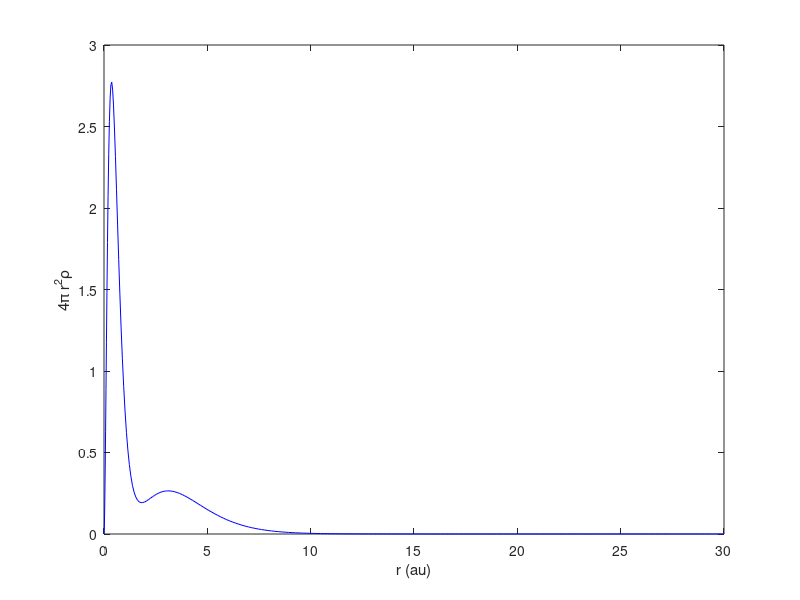

Recreate this plot in MATLAB.
% This matlab code computes the ground state energy of lithium (Li) atom by
% solving the Kohn-Sham (KS) equation in the local-density-approximation
% (LDA) of the density-functional theory (dft) [1]. The exchange and correlation contribution (E_xc) is computed in the Vosko, Wilk, and
% Nusair (VWN) approximation [2]. The obtained energy value is compared
% with available data [3]. 
%
% The Hamiltonian is approximated with the Legendre pseudo-spectral method
% [4]. The atomic unit (au) is used in the calculation.
%
% Refs: 
% [1] R.G. Parr and W. Yang, Density-Functional Theory of Atoms and Molecules (Oxford University Press, Oxford, 1989);
% [2] S.H. Vosko, L. Wilk, and M. Nusair, Can. J. Phys. 58, 1200 (1980); S.H. Vosko and L. Wilk, Phys. Rev. B 22, 3812 (1980).;
% [3] https://www.nist.gov/pml/atomic-reference-data-electronic-structure-calculations.
% [4] Ts Tsogbayar and M Horbatsch 2013 J. Phys. B: At. Mol. Opt. Phys. 46 085004; Tsogbayar Tsednee and Danny L Yeager 2017 Chinese Phys. B 26 083101;  
% https://yorkspace.library.yorku.ca/xmlui/bitstream/handle/10315/28160/Tsednee_Tsogbayar_2014_PhD.pdf?sequence=2
% 
% Written by Tsogbayar Tsednee (PhD)
% Email: tsog215@gmail.com
% July 24, 2023 & University of North Dakota 
%
function [] = Li_dft_lda_vwn
%
clear; clc;
format long
%
clear; clc;
Z = 3.;   % charge of lithium nucleus; 
N = 4*64;   % number of grid point; you may change it
rb = 0.0; % beginning point of coordinate r 
re = 30.; % ending point of coordnate r; you may change it
% unit used here is atomic unit
%%%
itermax = 100; tol = 10^(-8);
alf = 0.95; 
%
a = rb;
b = re;
%
[r,wr,D] = legDC2(N,a,b);
wr = wr(2:N);
r = r(2:N);
D2 = (2/(b-a))^2*D^2;
D2 = D2(2:N,2:N);
%
[En_1s, rho_1s] = H0_eig_val(D2,wr,r,Z,1,1,0); % ns = 1 & 1s orbital
[En_2s, rho_2s] = H0_eig_val(D2,wr,r,Z,2,2,0); % ns = 2 & 2s orbital
%
[En_1s, En_2s];
%
rho_old = 2.*rho_1s + 1.*rho_2s; 
%
x_alpha = 3./4;
%
ac1 = 0.0621814/2;
bc1 = 3.72744;
cc1 = 12.9352;
x0 = -0.10498;
%
n_xc = 1.; % if n_xc = 0, X-lapha; n_xc = 1, LDA-VWN;
%
for iter = 1:itermax
    %
    iter
    rho_ = rho_old;
    %
    f_rhs_11 = -4.*pi.*r.*(rho_./Z); %
%
    u_11 = D2\f_rhs_11;
    u_11 = u_11 + r./(b-a); %  for spherical symmetry
    %u_11 = [0; u_11; 0];
    Vpois_11 = u_11./r ;
    %
    V_ex = -(3./pi).^(1/3).*rho_.^(1/3);
    eps_e = x_alpha.*V_ex;
    %%%
    rs = (3./(4.*pi.*rho_)).^(1/3);
    %%%%%%%%%%%%%%%%%%%%%%%%%%%%%%%%%%%%%%%%%%%%
    %%% Vosko-Wilk-Nusair correlation & VWM5
    x = rs.^(1/2);
    Xx = x.^2 + bc1.*x + cc1;
    Xx0 = x0^2 + bc1.*x0 + cc1;
    Q = sqrt(4.*cc1 - bc1^2);
    %
    t2 = Q./(2.*x + bc1);
    t1 = log((x-x0).^2./(Xx)) + (2.*(bc1+2.*x0)./Q).*atan(t2);
    t = log(x.^2./Xx) + (2.*bc1./Q).*atan(t2) - (bc1.*x0.*t1)./Xx0;
    eps_c = ac1.*t;
    V_corr = eps_c - (ac1./3).* (cc1.*(x - x0) - bc1.*x.*x0)./((x-x0).*(rs+bc1.*x+cc1));        
    %%%%%%%%%%%%%%%%%%%%%%%%%%%%%%%%%%%%%%%%%%%%
    %
    %[En, rho_ks]    = H_KS_eig_val(D2,wr,r,Z, ns, wf_ind, ell, Vpois_11,V_ex, V_corr)
    [En_1s, rho_1s_] = H_KS_eig_val(D2,wr,r,Z, 1., 1., 0., Vpois_11,V_ex, n_xc.*V_corr); % KS: 1s orbital
    [En_2s, rho_2s_] = H_KS_eig_val(D2,wr,r,Z, 2., 2., 0., Vpois_11,V_ex, n_xc.*V_corr); % KS: 2s orbital    
    %
    rho_new = 2.*rho_1s_ + 1.*rho_2s_;
    %
    rho_n = alf.*rho_new + (1.-alf).*rho_;
    %
    if (abs(rho_n - rho_old) < tol)
        break
    end
    %
    rho_old = rho_n; 

end
%%%
[En_1s, En_2s] ;% 1s and 2s orbital energies
%
Vee = sum(wr.*rho_old.*Vpois_11.*r.*r.*4.*pi);
%
E_x = sum(wr.*rho_old.*eps_e.*r.*r.*4.*pi) ;
V_x = sum(wr.*rho_old.*V_ex.*r.*r.*4.*pi) ;
V_c = sum(wr.*rho_old.*V_corr.*r.*r.*4.*pi) ;
E_c = sum(wr.*rho_old.*eps_c.*r.*r.*4.*pi);
%
En_xc = (E_x + n_xc.*E_c ) - (V_x + n_xc.*V_c);
%
En_total_gr_au = (2.*En_1s + 1.*En_2s) - 0.5*Z.*Vee + En_xc ;
%
[En_1s, En_2s, En_total_gr_au]
%[-1.878563764829083  -0.105539659927303  -7.335195188614042] vs
%[-1.878564,          -0.105540,          -7.335195] from https://www.nist.gov/pml/atomic-reference-data-electronic-structure-calculations/atomic-reference-data-electronic-7-2
%%%

plot(r, rho_n.*4*pi.*r.^2, 'b')
ylabel('4\pi r^{2}\rho')
xlabel('r (au)')

%%%
return
end

%%%
function [En, rho] = H0_eig_val(D2,wr,r,Z,ns,wf_ind,ell)
%
%%%
H_ham = -0.5.*D2 + diag(ell*(ell+1)./(2.*r.^2)) - diag(Z./r);
[Vec,En] = eig(H_ham);                                     % Eigenvalue problem
En = diag(En);
[foo, ij] = sort(En);
En = En(ij);
%[En(1),En(2),En(3),En(4),En(5)];
%           
Vec = Vec(:,ij);                       % The unnormalized eigenfunctions
V1 = Vec(:,wf_ind);                         % The unnormalized eigenfunction for the ground state,
%V1 = [0.,;V1,;0.];
n_c = sum(wr.*V1.*V1.*4.*pi);
V1 = 1./sqrt(n_c).*V1;
R = V1./r;
rho = R.*R; 
%
En = En(ns);
%%%
return
end
%%%
%%%
function [En, rho_ks] = H_KS_eig_val(D2,wr,r,Z, ns, wf_ind, ell, Vpois_11,V_ex, V_corr)
%
%%%
H_ham = -0.5.*D2 + diag(ell*(ell+1)./(2.*r.^2)) - diag(Z./r) + Z.*diag(Vpois_11) + diag(V_ex) + diag(V_corr);
[Vec,En] = eig(H_ham);                                     % Eigenvalue problem
En = diag(En);
[foo, ij] = sort(En);
En = En(ij);
%[En(1),En(2),En(3),En(4),En(5)];
%           
Vec = Vec(:,ij);                       % The unnormalized eigenfunctions
V1 = Vec(:,wf_ind);                         % The unnormalized eigenfunction for the ground state,
%V1 = [0.,;V1,;0.];
n_c = sum(wr.*V1.*V1.*4.*pi);
V1 = 1./sqrt(n_c).*V1;
R = V1./r;
rho_ks = R.*R; 
%
En = En(ns);
%%%
return
end
%%%
%%%
        function [xi,w,D]=legDC2(N,a,b)
            
            %%%%%%%%%%%%%%%%%%%%%%%%%%%%%%%%%%%%%%%%%%%%%%%%%%%%%%%%%%%%%%%%%%%%%%%%%%%%%%%%
            %
            % legDc.m
            %
            % Computes the Legendre differentiation matrix with collocation at the
            % Legendre-Gauss-Lobatto nodes.
            %
            % Reference:
            %   C. Canuto, M. Y. Hussaini, A. Quarteroni, T. A. Tang, "Spectral Methods
            %   in Fluid Dynamics," Section 2.3. Springer-Verlag 1987
            %
            % Written by Greg von Winckel - 05/26/2004
            % Contact: gregvw@chtm.unm.edu
            %
            %%%%%%%%%%%%%%%%%%%%%%%%%%%%%%%%%%%%%%%%%%%%%%%%%%%%%%%%%%%%%%%%%%%%%%%%%%%%%%%%
            
            
            % Truncation + 1
            N1=N+1;
            
            % CGL nodes
            xc=cos(pi*(0:N)/N)';
            
            % Uniform nodes
            xu=linspace(-1,1,N1)';
            
            % Make a close first guess to reduce iterations
            if N<3
                x=xc;
            else
                x=xc+sin(pi*xu)./(4*N);
            end
            
            % The Legendre Vandermonde Matrix
            P=zeros(N1,N1);
            
            % Compute P_(N) using the recursion relation
            % Compute its first and second derivatives and
            % update x using the Newton-Raphson method.
            
            xold=2;
            while max(abs(x-xold))>eps
                
                xold=x;
                
                P(:,1)=1;    P(:,2)=x;
                
                for k=2:N
                    P(:,k+1)=( (2*k-1)*x.*P(:,k)-(k-1)*P(:,k-1) )/k;
                end
                
                x=xold-( x.*P(:,N1)-P(:,N) )./( N1*P(:,N1) );
            end
            
            X=repmat(x,1,N1);
            Xdiff=X-X'+eye(N1);
            
            L=repmat(P(:,N1),1,N1);
            L(1:(N1+1):N1*N1)=1;
            D=(L./(Xdiff.*L'));
            D(1:(N1+1):N1*N1)=0;
            D(1)=(N1*N)/4;
            D(N1*N1)=-(N1*N)/4;
            
            % Linear map from[-1,1] to [a,b]
            xi=(a*(1-x)+b*(1+x))/2;        % added by Tsogbayar Tsednee
            
            % Compute the weights
            w=(b-a)./(N*N1*P(:,N1).^2);    % added by Tsogbayar Tsednee
            
        end

